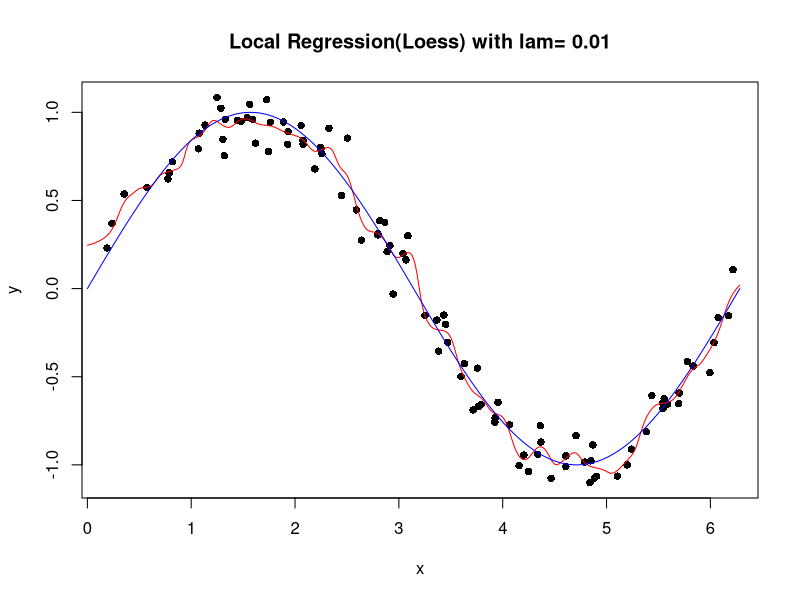
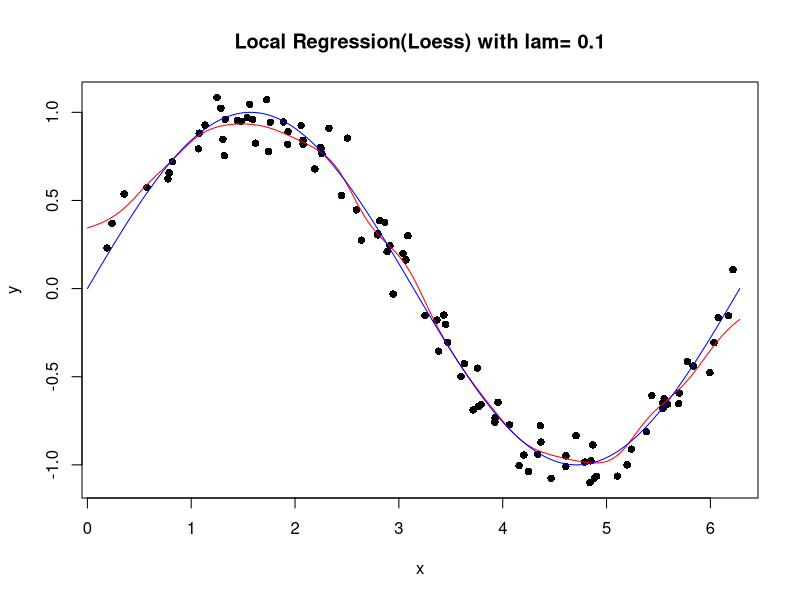
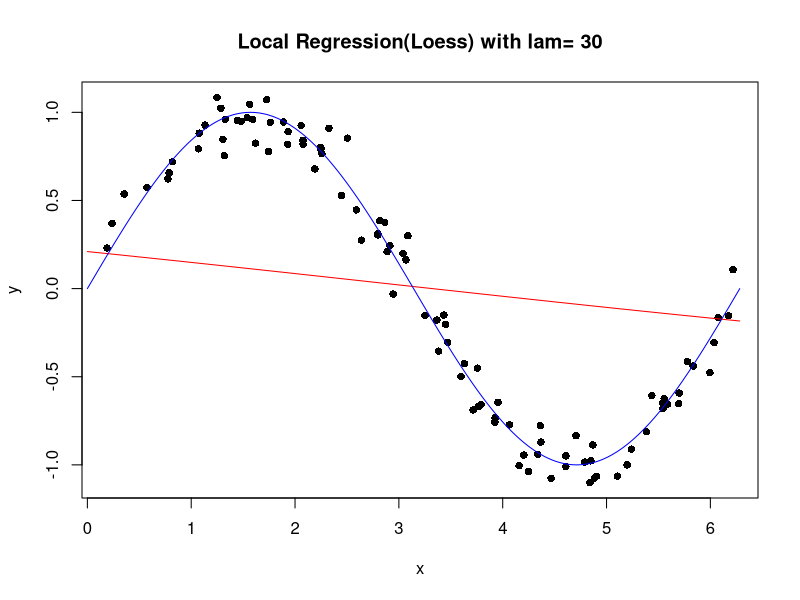
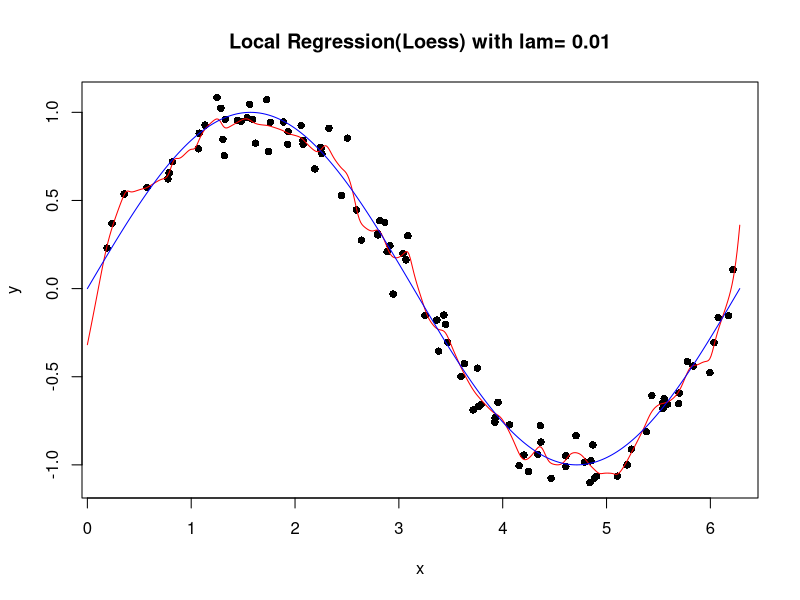
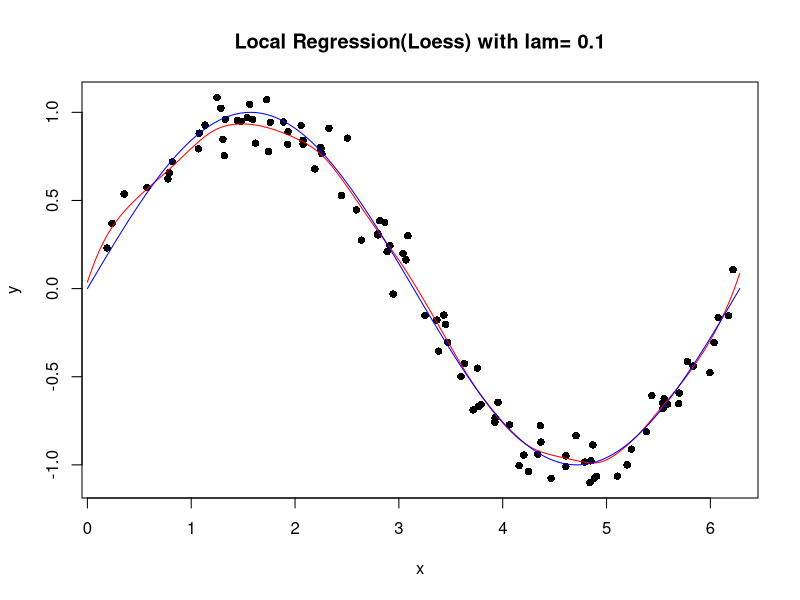
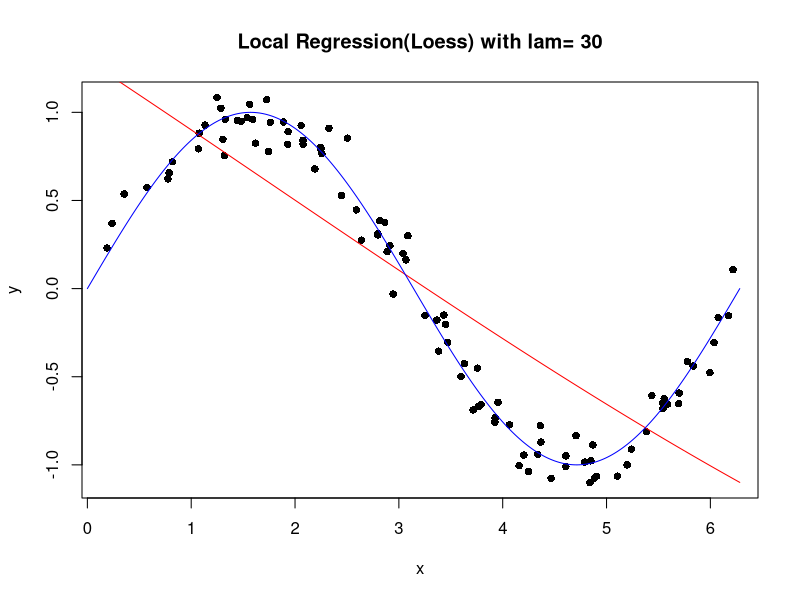

Recreate these plots in R, in order.
## ---- chunk 1

bls<-function(x0,x,y){
  x0%*%solve(t(x)%*%x,t(x)%*%y)
}

knn<-function(x0,x,y,k){
      x=as.matrix(x)
      p=dim(x)[2]	
      n=dim(x)[1]        
      dis=rep(0,n)
      for(i in 1:p){
        dis= (x0[i]-x[,i])^2+dis
      }
      ind=order(dis)[1:k]
      mean(y[ind])
}

loess0<-function(x0,x,y,kern,lam){
  x=as.matrix(x)
  p=dim(x)[2]	
  n=dim(x)[1]        
  dis=rep(0,n)
  for(i in 1:p){
    dis= (x0[i]-x[,i])^2+dis
  }
  teta0=sum(kern(dis,lam)*y)/sum(kern(dis,lam))
}

loess1<-function(x0,x,y,kern,lam){
  x=as.matrix(x)
  p=dim(x)[2]	
  n=dim(x)[1]        
  dis=rep(0,n)
  for(i in 1:p){
    dis= (x0[i]-x[,i])^2+dis
  }
  ##Your code here
  a<-sum(kern(dis,lam))
  b<-sum(kern(dis,lam)*x)
  c<-sum(kern(dis,lam)*x*x)
  d<-sum(kern(dis,lam)*y)
  e<-sum(kern(dis,lam)*x*y)
  A <- matrix(c(a, b, b, c),nrow=2)
  B <- matrix(c(d,e),nrow=2)
  teta <- solve(A, B)
  teta[1]+teta[2]*x0
}

kern<-function(x,lam){
  exp(-x/lam)/lam
}
######
## sin(x) Regression Example
######
set.seed(100)
x=runif(100,0,2*pi)
y=sin(x)+rnorm(100,,0.1)

xgrid=seq(0,2*pi,length=500)
n=length(xgrid)
ygrid=vector(length=n)
k=15
lam=0.01

for (lam in c(.01,.1,30)){
  for(i in 1:n){
  ygrid[i]=loess0(xgrid[i],x,y,kern,lam) #loess d=0
  # ygrid[i]=loess1(xgrid[i],x,y,kern,lam) #loess d=1
}
plot(x,y,pch=16)
title (main=paste(expression("Local Regression(Loess) with lam="), lam))
lines(xgrid,ygrid,col=c("red"))
lines(xgrid,sin(xgrid),col=c("blue"))
}

for (lam in c(.01,.1,30)){
  for(i in 1:n){
    ygrid[i]=loess1(xgrid[i],x,y,kern,lam) #loess d=1
}
plot(x,y,pch=16)
title (main=paste(expression("Local Regression(Loess) with lam="), lam))
lines(xgrid,ygrid,col=c("red"))
lines(xgrid,sin(xgrid),col=c("blue"))
}

